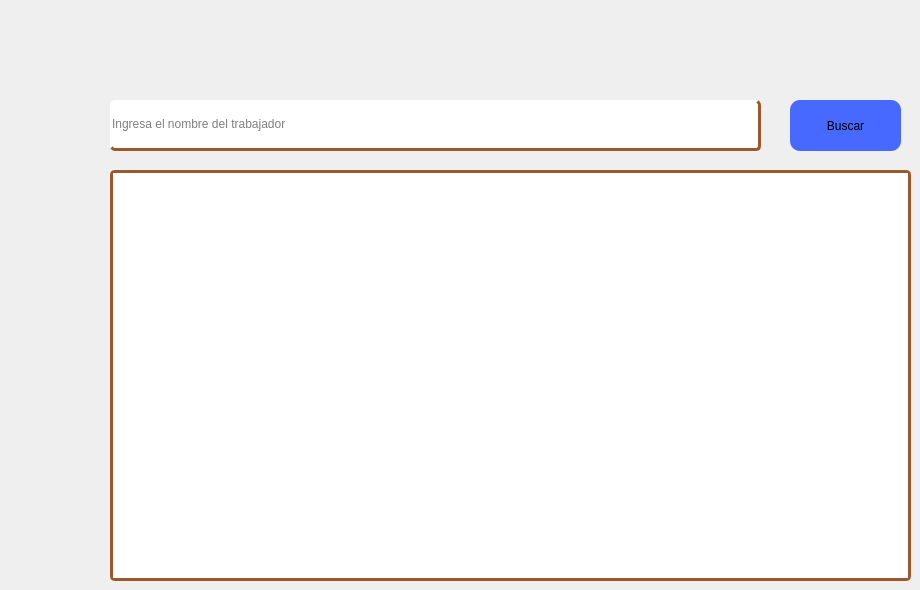
            <widget class="QWidget" name="tab_18">
             <attribute name="title">
              <string>Reservaciones hechas</string>
             </attribute>
             <widget class="QPushButton" name="atBuscar_2">
              <property name="geometry">
               <rect>
                <x>790</x>
                <y>100</y>
                <width>111</width>
                <height>51</height>
               </rect>
              </property>
              <property name="cursor">
               <cursorShape>PointingHandCursor</cursorShape>
              </property>
              <property name="styleSheet">
               <string notr="true">border: none;
border-radius: 10px;
background-color: rgb(71, 105, 255);</string>
              </property>
              <property name="text">
               <string>Buscar</string>
              </property>
             </widget>
             <widget class="QLineEdit" name="atBuscador_2">
              <property name="geometry">
               <rect>
                <x>110</x>
                <y>100</y>
                <width>651</width>
                <height>51</height>
               </rect>
              </property>
              <property name="styleSheet">
               <string notr="true">border: unset;
color: rgb(0, 0, 0);
border-radius: 5px;
border-bottom: 3px solid rgba(155, 88, 43, 1.0);
border-right: 3px solid  rgba(155, 88, 43, 1.0);</string>
              </property>
              <property name="placeholderText">
               <string>Ingresa el nombre del trabajador</string>
              </property>
             </widget>
             <widget class="QTextEdit" name="atResultadoText_2">
              <property name="enabled">
               <bool>true</bool>
              </property>
              <property name="geometry">
               <rect>
                <x>110</x>
                <y>170</y>
                <width>801</width>
                <height>411</height>
               </rect>
              </property>
              <property name="font">
               <font>
                <family>Adwaita Sans</family>
                <pointsize>12</pointsize>
               </font>
              </property>
              <property name="cursor" stdset="0">
               <cursorShape>IBeamCursor</cursorShape>
              </property>
              <property name="styleSheet">
               <string notr="true">border: unset;
color: rgb(0, 0, 0);
border-radius: 5px;
border: 3px solid rgba(155, 88, 43, 1.0);
</string>
              </property>
              <property name="verticalScrollBarPolicy">
               <enum>Qt::ScrollBarPolicy::ScrollBarAsNeeded</enum>
              </property>
              <property name="readOnly">
               <bool>true</bool>
              </property>
             </widget>
            </widget>
